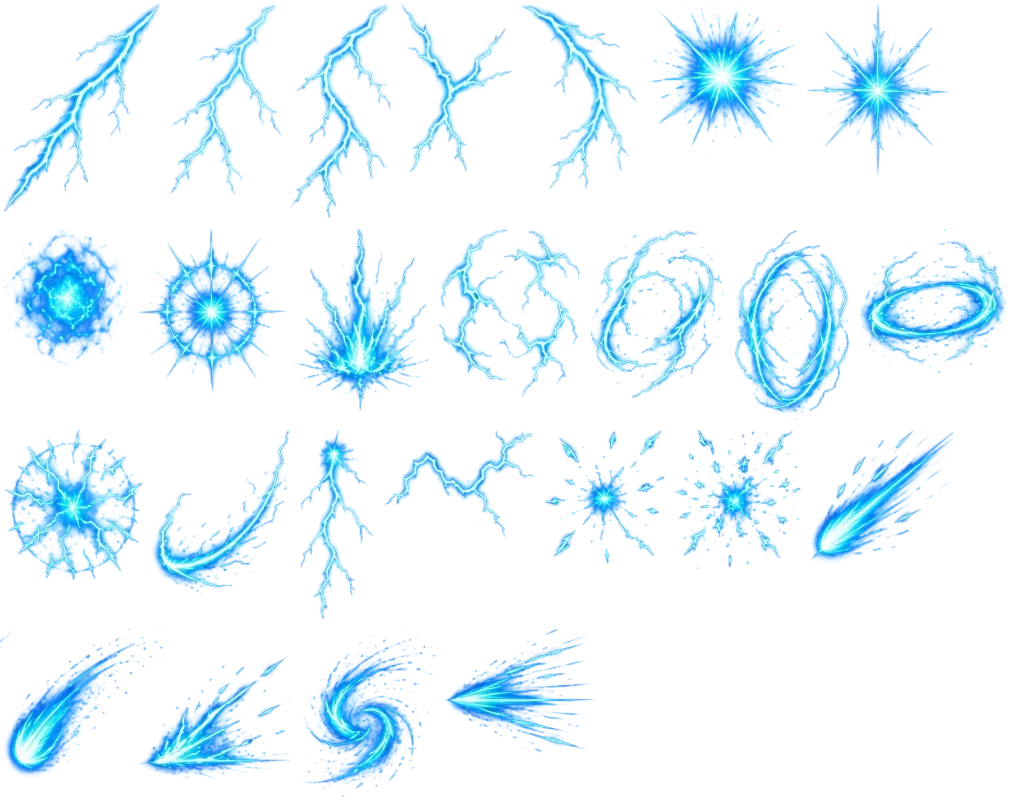
#> input picture img/fx/electric.webp, 1024 x 801 px, found by its file name
$ python build_fx_colours.py
#> lines starting #> are read from the running program, lines starting #| are printed output that depends on the picture
#!/usr/bin/env python3
"""Recolours Thunder's painted electric effects (img/fx/electric.webp) for every other club:
img/fx/fx-<club>.webp, the same pieces (js/fxatlas.js 'electric') in the club's own colour. Each
pixel keeps its brightness and how strongly coloured it is (the white-hot cores stay white); only
its hue turns to the club's. usage: python3 tools/build_fx_colours.py
"""
import numpy as np
from PIL import Image

# the effects' colour per club: hue in degrees, and how much of the original colour it keeps
# (the Titans' steel is nearly white)
CLUBS = {'cyclones': (128, 1.0), 'vipers': (2, 1.0), 'eagles': (46, 1.0), 'phoenix': (22, 1.0),
         'titans': (210, 0.32), 'storm': (275, 1.0), 'royals': (322, 1.0)}

src = Image.open('img/fx/electric.webp').convert('RGBA')
#> src is the input picture: PIL image 1024x801 RGBA; mean R, G, B, A 39.5, 73, 90.4, 30.7
a = np.asarray(src)
hsv = np.asarray(src.convert('RGB').convert('HSV')).astype(float)
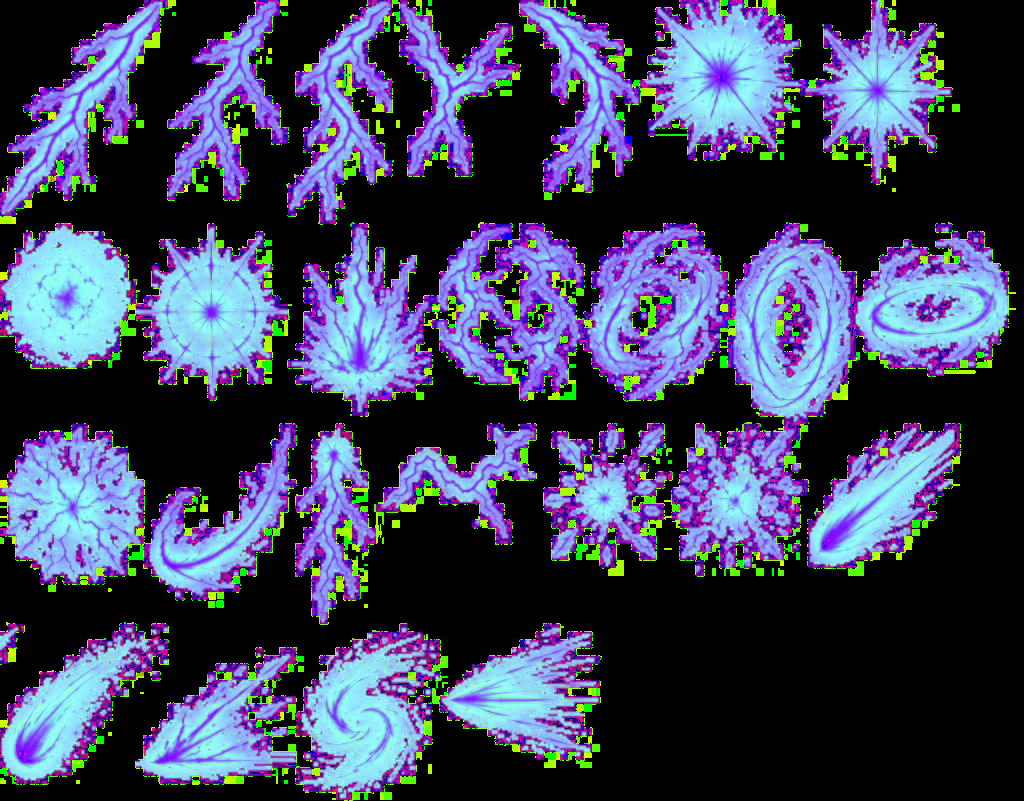
#> hsv: shape (801, 1024, 3) float64; mean R, G, B 60.9, 66.4, 90.7
for club, (hue, sat) in CLUBS.items():
    h = hsv.copy()
    h[..., 0] = hue / 360 * 255
    h[..., 1] = h[..., 1] * sat
    # (yellow and gold read darker than blue at the same value: lift them a little)
    if 35 <= hue <= 60: h[..., 2] = np.minimum(255, h[..., 2] * 1.05)
    rgb = Image.fromarray(h.astype(np.uint8), 'HSV').convert('RGB')
    out = np.dstack([np.asarray(rgb), a[..., 3]])
#> (the run stopped early here; a loop or call above may not have finished)
